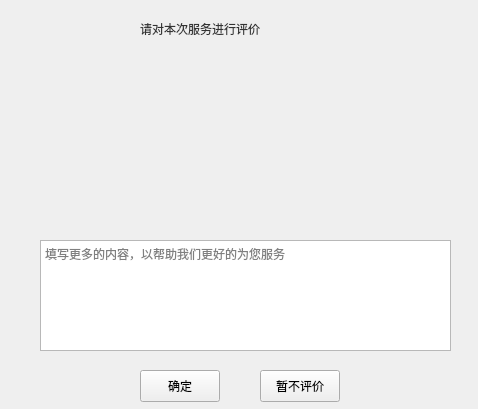
<?xml version="1.0" encoding="UTF-8"?>
<ui version="4.0">
 <class>WorkerCommentWidget</class>
 <widget class="QWidget" name="WorkerCommentWidget">
  <property name="geometry">
   <rect>
    <x>0</x>
    <y>0</y>
    <width>478</width>
    <height>409</height>
   </rect>
  </property>
  <property name="sizePolicy">
   <sizepolicy hsizetype="Fixed" vsizetype="Fixed">
    <horstretch>0</horstretch>
    <verstretch>0</verstretch>
   </sizepolicy>
  </property>
  <property name="minimumSize">
   <size>
    <width>300</width>
    <height>300</height>
   </size>
  </property>
  <property name="maximumSize">
   <size>
    <width>840</width>
    <height>500</height>
   </size>
  </property>
  <property name="windowTitle">
   <string>FinanMemberWidget</string>
  </property>
  <property name="styleSheet">
   <string notr="true">QWidget#FinanMemberWidget{background-color: rgb(255, 255, 255);border-radius:8px;}</string>
  </property>
  <widget class="QPushButton" name="buttonOK">
   <property name="geometry">
    <rect>
     <x>140</x>
     <y>370</y>
     <width>80</width>
     <height>32</height>
    </rect>
   </property>
   <property name="sizePolicy">
    <sizepolicy hsizetype="Fixed" vsizetype="Fixed">
     <horstretch>0</horstretch>
     <verstretch>0</verstretch>
    </sizepolicy>
   </property>
   <property name="minimumSize">
    <size>
     <width>72</width>
     <height>32</height>
    </size>
   </property>
   <property name="maximumSize">
    <size>
     <width>100</width>
     <height>32</height>
    </size>
   </property>
   <property name="styleSheet">
    <string notr="true">QPushButton{background-color:qlineargradient(spread:pad, x1:0, y1:0, x2:1, y2:0, stop:0 rgba(2, 164, 253, 1), stop:1 rgba(31, 139, 237, 1));border-radius:4px;font: 14px &quot;微软雅黑&quot;;color:rgba(255, 255, 255, 1);}
			QPushButton:hover,pressed{ background-color: qlineargradient(spread:pad, x1:0, y1:0, x2:0, y2:1, stop:0 rgba(40, 178, 253, 1),stop:1 rgba(64, 156, 240, 1));
		  border-radius:4px;font: 14px &quot;微软雅黑&quot;;color:rgba(255, 255, 255, 1);}
QPushButton:disabled{ background-color:rgba(200,200,200,1);border-radius:4px;};</string>
   </property>
   <property name="text">
    <string>确定</string>
   </property>
  </widget>
  <widget class="QLabel" name="labelTitle_3">
   <property name="geometry">
    <rect>
     <x>0</x>
     <y>20</y>
     <width>400</width>
     <height>18</height>
    </rect>
   </property>
   <property name="sizePolicy">
    <sizepolicy hsizetype="Fixed" vsizetype="Fixed">
     <horstretch>0</horstretch>
     <verstretch>0</verstretch>
    </sizepolicy>
   </property>
   <property name="minimumSize">
    <size>
     <width>80</width>
     <height>18</height>
    </size>
   </property>
   <property name="maximumSize">
    <size>
     <width>400</width>
     <height>18</height>
    </size>
   </property>
   <property name="styleSheet">
    <string notr="true">font: 16px &quot;微软雅黑&quot;;
color: rgb(51, 51, 51);
border-bottom:0px;</string>
   </property>
   <property name="text">
    <string>请对本次服务进行评价</string>
   </property>
   <property name="alignment">
    <set>Qt::AlignCenter</set>
   </property>
  </widget>
  <widget class="QPushButton" name="buttonGrade1">
   <property name="geometry">
    <rect>
     <x>60</x>
     <y>80</y>
     <width>40</width>
     <height>40</height>
    </rect>
   </property>
   <property name="text">
    <string/>
   </property>
   <property name="icon">
    <iconset resource="EntCenterWidget.qrc">
     <normaloff>:/EntCenterWidget/image/faspace.png</normaloff>:/EntCenterWidget/image/faspace.png</iconset>
   </property>
   <property name="iconSize">
    <size>
     <width>40</width>
     <height>40</height>
    </size>
   </property>
   <property name="flat">
    <bool>true</bool>
   </property>
  </widget>
  <widget class="QPushButton" name="buttonGrade2">
   <property name="geometry">
    <rect>
     <x>140</x>
     <y>80</y>
     <width>40</width>
     <height>40</height>
    </rect>
   </property>
   <property name="text">
    <string/>
   </property>
   <property name="icon">
    <iconset resource="EntCenterWidget.qrc">
     <normaloff>:/EntCenterWidget/image/faspace.png</normaloff>:/EntCenterWidget/image/faspace.png</iconset>
   </property>
   <property name="iconSize">
    <size>
     <width>40</width>
     <height>40</height>
    </size>
   </property>
   <property name="flat">
    <bool>true</bool>
   </property>
  </widget>
  <widget class="QPushButton" name="buttonGrade3">
   <property name="geometry">
    <rect>
     <x>210</x>
     <y>80</y>
     <width>40</width>
     <height>40</height>
    </rect>
   </property>
   <property name="text">
    <string/>
   </property>
   <property name="icon">
    <iconset resource="EntCenterWidget.qrc">
     <normaloff>:/EntCenterWidget/image/faspace.png</normaloff>:/EntCenterWidget/image/faspace.png</iconset>
   </property>
   <property name="iconSize">
    <size>
     <width>40</width>
     <height>40</height>
    </size>
   </property>
   <property name="flat">
    <bool>true</bool>
   </property>
  </widget>
  <widget class="QPushButton" name="buttonGrade5">
   <property name="geometry">
    <rect>
     <x>360</x>
     <y>80</y>
     <width>40</width>
     <height>40</height>
    </rect>
   </property>
   <property name="text">
    <string/>
   </property>
   <property name="icon">
    <iconset resource="EntCenterWidget.qrc">
     <normaloff>:/EntCenterWidget/image/faspace.png</normaloff>:/EntCenterWidget/image/faspace.png</iconset>
   </property>
   <property name="iconSize">
    <size>
     <width>40</width>
     <height>40</height>
    </size>
   </property>
   <property name="checkable">
    <bool>false</bool>
   </property>
   <property name="checked">
    <bool>false</bool>
   </property>
   <property name="flat">
    <bool>true</bool>
   </property>
  </widget>
  <widget class="QPushButton" name="buttonGrade4">
   <property name="geometry">
    <rect>
     <x>290</x>
     <y>80</y>
     <width>40</width>
     <height>40</height>
    </rect>
   </property>
   <property name="text">
    <string/>
   </property>
   <property name="icon">
    <iconset resource="EntCenterWidget.qrc">
     <normaloff>:/EntCenterWidget/image/faspace.png</normaloff>:/EntCenterWidget/image/faspace.png</iconset>
   </property>
   <property name="iconSize">
    <size>
     <width>40</width>
     <height>40</height>
    </size>
   </property>
   <property name="flat">
    <bool>true</bool>
   </property>
  </widget>
  <widget class="QLabel" name="labellevel">
   <property name="geometry">
    <rect>
     <x>40</x>
     <y>140</y>
     <width>371</width>
     <height>20</height>
    </rect>
   </property>
   <property name="styleSheet">
    <string notr="true">font: 12px &quot;微软雅黑&quot;;
color: rgb(51, 51, 51);
border-bottom:0px;</string>
   </property>
   <property name="text">
    <string/>
   </property>
   <property name="alignment">
    <set>Qt::AlignCenter</set>
   </property>
  </widget>
  <widget class="QTextEdit" name="editContent">
   <property name="geometry">
    <rect>
     <x>40</x>
     <y>240</y>
     <width>411</width>
     <height>111</height>
    </rect>
   </property>
   <property name="placeholderText">
    <string>填写更多的内容，以帮助我们更好的为您服务</string>
   </property>
  </widget>
  <widget class="QPushButton" name="buttonCancel">
   <property name="geometry">
    <rect>
     <x>260</x>
     <y>370</y>
     <width>80</width>
     <height>32</height>
    </rect>
   </property>
   <property name="sizePolicy">
    <sizepolicy hsizetype="Fixed" vsizetype="Fixed">
     <horstretch>0</horstretch>
     <verstretch>0</verstretch>
    </sizepolicy>
   </property>
   <property name="minimumSize">
    <size>
     <width>72</width>
     <height>32</height>
    </size>
   </property>
   <property name="maximumSize">
    <size>
     <width>100</width>
     <height>32</height>
    </size>
   </property>
   <property name="styleSheet">
    <string notr="true"/>
   </property>
   <property name="text">
    <string>暂不评价</string>
   </property>
  </widget>
  <widget class="QLabel" name="labestar1">
   <property name="geometry">
    <rect>
     <x>40</x>
     <y>170</y>
     <width>120</width>
     <height>23</height>
    </rect>
   </property>
   <property name="text">
    <string/>
   </property>
  </widget>
  <widget class="QLabel" name="labestar2">
   <property name="geometry">
    <rect>
     <x>190</x>
     <y>170</y>
     <width>120</width>
     <height>23</height>
    </rect>
   </property>
   <property name="text">
    <string/>
   </property>
  </widget>
  <widget class="QLabel" name="labestar3">
   <property name="geometry">
    <rect>
     <x>350</x>
     <y>170</y>
     <width>120</width>
     <height>23</height>
    </rect>
   </property>
   <property name="text">
    <string/>
   </property>
  </widget>
  <widget class="QLabel" name="labestar5">
   <property name="geometry">
    <rect>
     <x>190</x>
     <y>200</y>
     <width>120</width>
     <height>23</height>
    </rect>
   </property>
   <property name="text">
    <string/>
   </property>
  </widget>
  <widget class="QLabel" name="labestar6">
   <property name="geometry">
    <rect>
     <x>350</x>
     <y>200</y>
     <width>120</width>
     <height>23</height>
    </rect>
   </property>
   <property name="text">
    <string/>
   </property>
  </widget>
  <widget class="QLabel" name="labestar4">
   <property name="geometry">
    <rect>
     <x>40</x>
     <y>200</y>
     <width>120</width>
     <height>23</height>
    </rect>
   </property>
   <property name="text">
    <string/>
   </property>
  </widget>
 </widget>
 <layoutdefault spacing="6" margin="11"/>
 <resources>
  <include location="EntCenterWidget.qrc"/>
 </resources>
 <connections/>
</ui>
